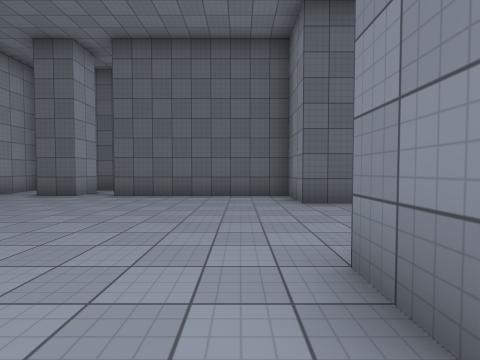
[1] (above)

16 first-person views from a walk through a 3-D level made in the Unity game engine. The camera is 1.3 m above the floor, tilts 2° down and sees 85° across. The floor is counted in squares, 2 m on a side. Each view is taken from the middle of a square. On the plan, view 1 faces up. The plan holds only what a view shows up to about 9 squares ahead; the rest is blank. The place goes on beyond the plan. Surface patterns are stand-ins for the level's own textures.

[2]
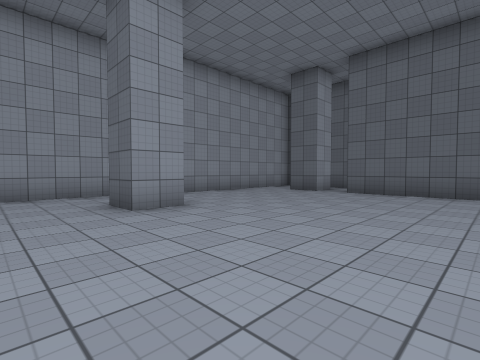

[3]
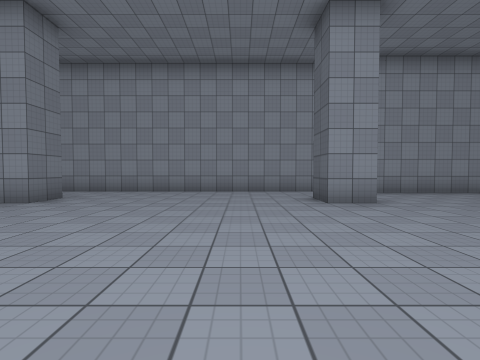

[4]
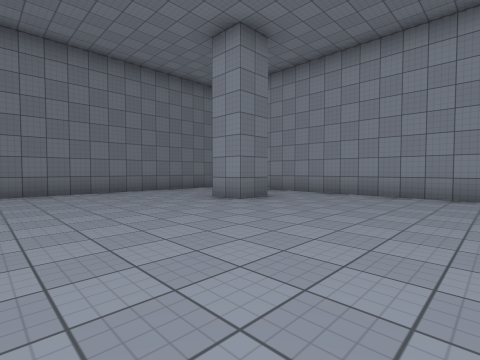

[5]
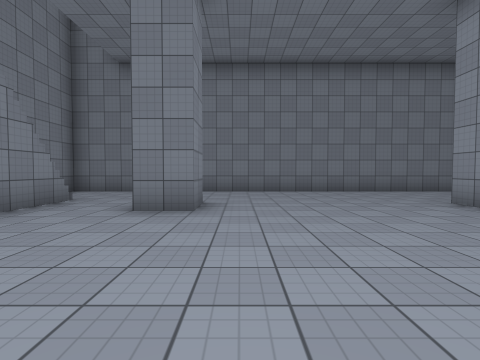

[6]
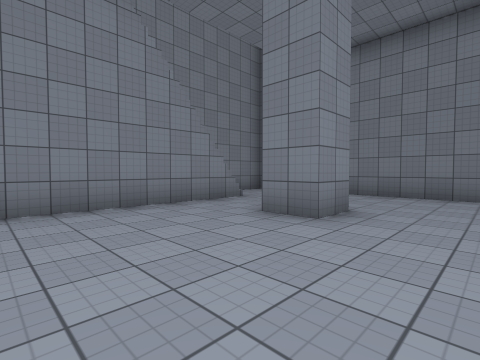

[7]
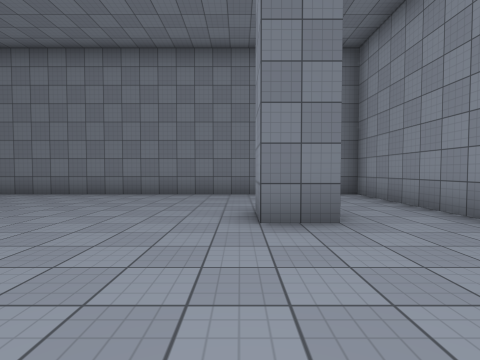

[8]
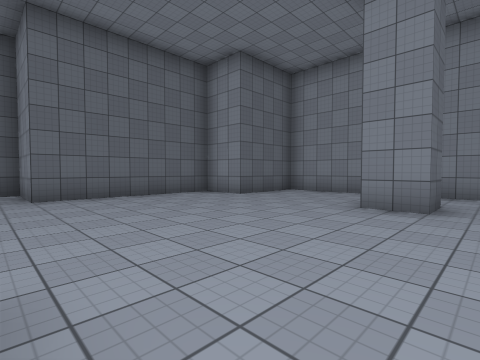

[9]
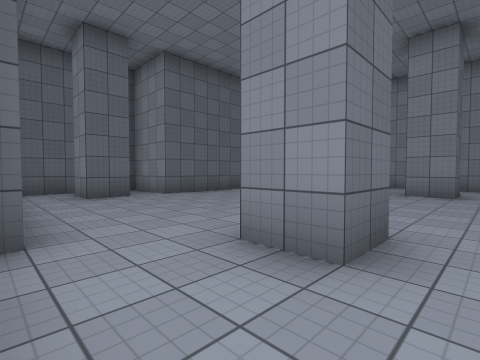

[10]
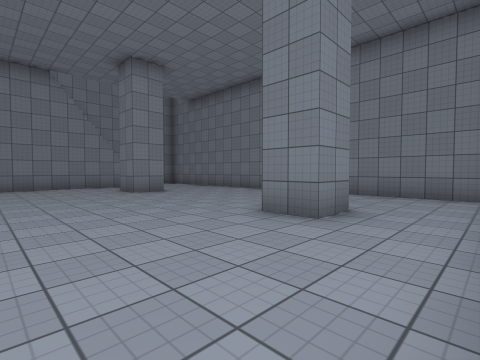

[11]
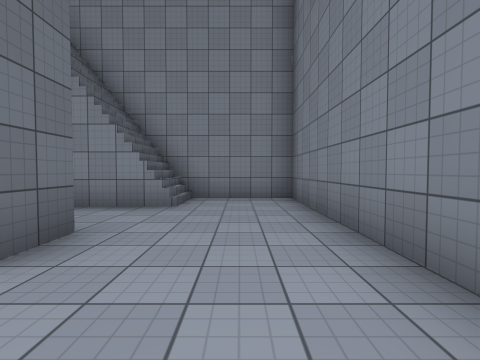

[12]
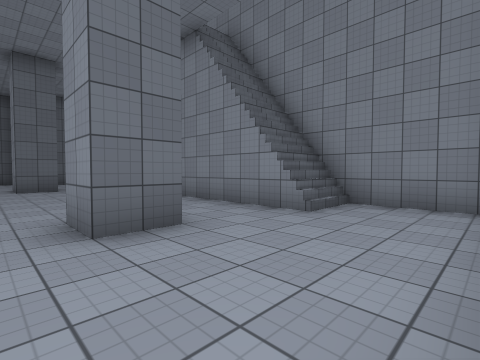

[13]
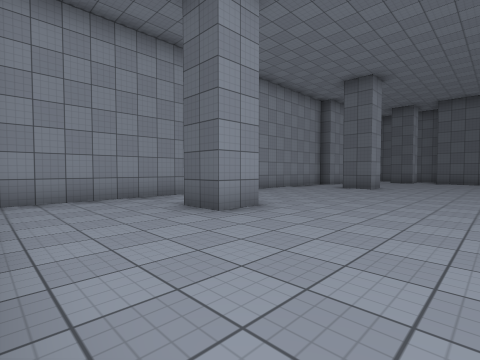

[14]
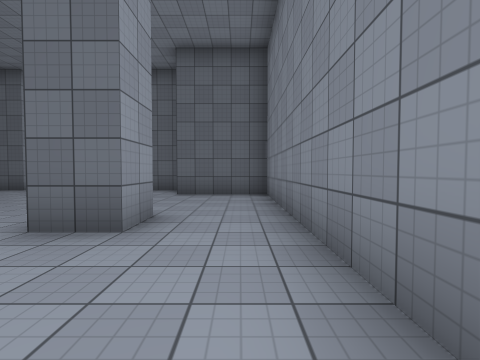

[15]
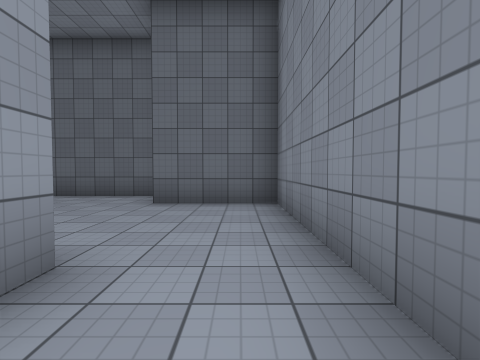

[16]
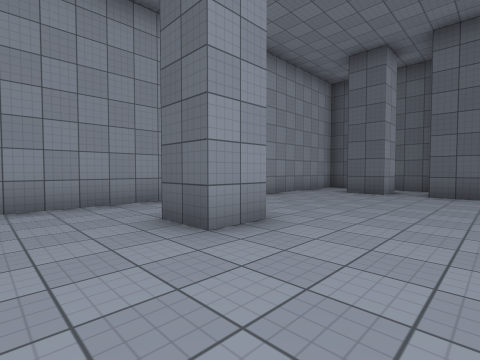

### Floor plan
Key: @ floor where view 1 was taken; # wall or solid block; . main floor; : floor 9 m higher than the main floor; + floor 17 m higher than the main floor; / step, stairs or slope.
Columns run from 8 left of view 1 to 6 right of it. Each row starts with its distance up from view 1.
  9  #####
  8  #...#
  7  #.#.######
  6  #........##
  5  #..........+
  4  #..........+
  3 ##........../
  2 #.........../
  1 #..#.....#../
  0 #.......@.../
 -1 #.........../
 -2 #...........: #
 -3 #...........: #
 -4 #...........//#
 -5 #...........//#
 -6 #..#.....#..//#
 -7 #...........//#
 -8 #.............#
 -9 #.............#
-10 ###############

Where each view was taken, in squares from view 1:
view 1: 0 up, 0 right, facing up
view 2: 1 down, 0 right, facing up-left
view 3: 1 down, 1 right, facing left
view 4: 1 down, 0 right, facing down-left
view 5: 1 down, 0 right, facing down
view 6: 2 down, 1 left, facing down-right
view 7: 2 down, 4 left, facing down
view 8: 0 up, 4 left, facing up-right
view 9: 0 up, 7 left, facing up-right
view 10: 2 down, 7 left, facing down-right
view 11: 8 down, 1 left, facing right
view 12: 9 down, 0 right, facing up-right
view 13: 9 down, 1 left, facing up-left
view 14: 2 down, 3 right, facing up
view 15: 0 up, 3 right, facing up
view 16: 1 down, 2 left, facing up-left
